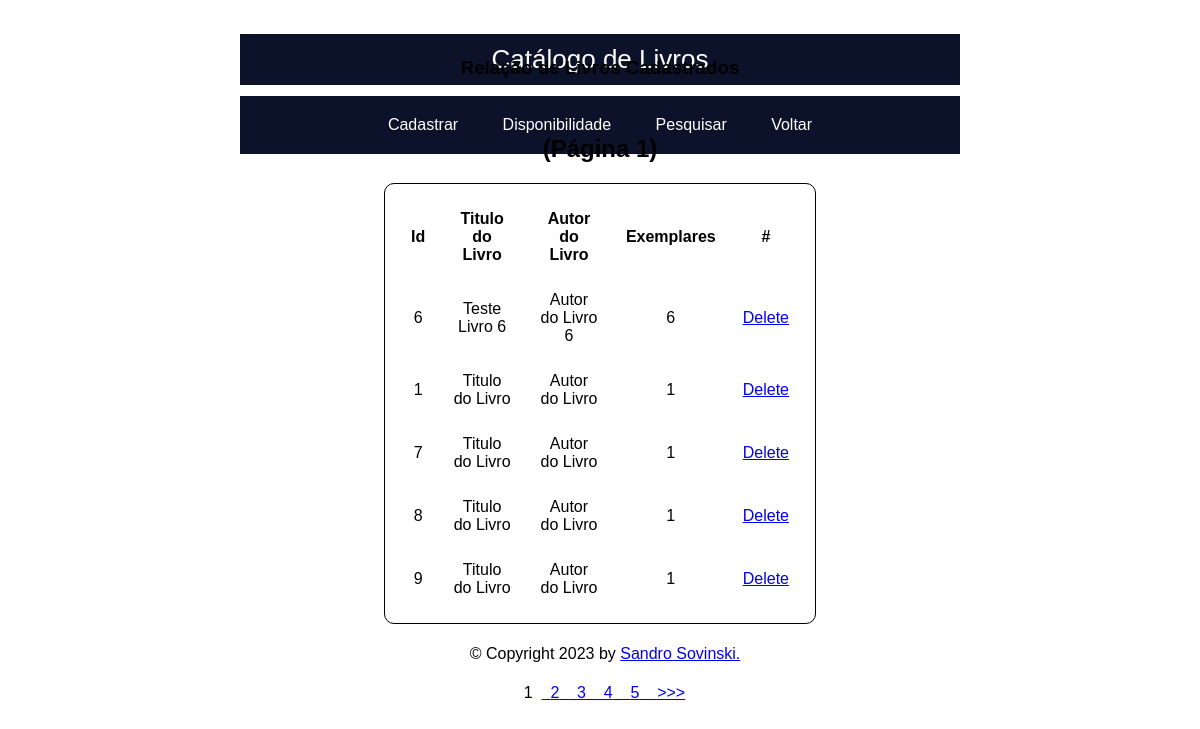
The app's page /disponibilidade with its own data.
### app.py (models this page shows, shortened)
class Catalogoslivros(db.Model):
    id = db.Column(db.Integer, primary_key=True)
    titulo = db.Column(db.String(255), unique=False, nullable=False)
    autor = db.Column(db.String(255), unique=False, nullable=False)
    exemplares = db.Column(db.Integer, nullable=False)

### app.py (the view)
@app.route('/disponibilidade')
def disponibilidade():
    page = request.args.get('page', 1, type=int)
    pagination = Catalogoslivros.query.order_by(Catalogoslivros.titulo).paginate(page=page, per_page=5)
    return render_template('disponibilidade.html', pagination=pagination)

### templates/disponibilidade.html (shortened to what this page needs)
<!DOCTYPE html>
<html lang="en">
    <body>
        {% extends "acesso.html" %}
        {% block content %}
        <div id="content-cadastro" class="content-cadastro">
            <form clas="form-horizontal" method="POST" align="center">
                <h3>Relação de Livros Cadastrados</h3>
                <br>
                <h2>(Página {{ pagination.page }})</h2>
                <table id="cadastro" class="cadastro">
                    <thead>
                        <th>Id</th>
                        <th>Titulo do Livro</th>
                        <th>Autor do Livro</th>
                        <th>Exemplares</th>
                        <th>#</th>
                    </thead>
                {% for data in pagination.items %}
                    <tbody>
                        <td>{{data.id}}</td>
                        <td>{{data.titulo}}</td>
                        <td>{{data.autor}}</td>
                        <td>{{data.exemplares}}</td>
                        <td><a href="/delete/{{data.id}}" type="button">Delete</a></td>
                    </tbody>
                {% endfor%}
                </table>
                <div class="btn-paginacao" padding="20px">
                {% for number in pagination.iter_pages() %}
                    {% if pagination.page != number %}
                        <span padding="20px">
                                <a class='btn-paginacao' href="{{ url_for('disponibilidade', page=number) }}">&nbsp;&nbsp;{{ number }}&nbsp;&nbsp;</a>
                        </span>
                    {% else %}
                        <span class='btn-paginacao' padding="20px">&nbsp;&nbsp;{{ number }}&nbsp;&nbsp;</span>
                    {% endif %}
                {% endfor %}
                {% if pagination.has_next %}
                    <span padding="20px">
                        <a class='btn-paginacao' href="{{ url_for('disponibilidade', page=pagination.next_num) }}">&nbsp;&nbsp;{{ '>>>' }}</a>
                    </span>
                {% endif %}
                </div>
            </form>
        </div>
        {% endblock %}

### templates/acesso.html (shortened to what this page needs)
<!DOCTYPE html>
    {% extends 'index.html' %}
    {% block menu %}
        <nav id="menu-h-a">
        <ul>
            <li><a href="{{ url_for('cadastrar') }}">Cadastrar</a></li>
	        <li><a href="{{ url_for('disponibilidade') }}">Disponibilidade</a></li>
            <li><a href="{{ url_for('pesquisar') }}">Pesquisar</a></li>
	        <li><a href="{{ url_for('index') }}">Voltar</a></li>
        </ul>
        </nav>
        {% endblock %}

### templates/index.html (shortened to what this page needs)
<!DOCTYPE html>
<html lang="en">
  <head>
    {% block head %}
    <link rel="stylesheet" href="{{ url_for('static', filename='css/style.css') }}">
    <link rel="stylesheet" href="{{ url_for('static', filename='css/style_menu.css') }}">
    <link rel="stylesheet" href="{{ url_for('static', filename='css/style_menu_acesso.css') }}">
    {% endblock %}
  </head>
  <body>
    <header>
      <div id="header" class="header">
         {% block header %}
	 <p class="logo">Catálogo de Livros</p>
	 {% endblock %}
      </div>
    <header>
    <div id="menu" class="menu">
        {% block menu %}{% endblock %}
    </div>
    <div id="content" class="content">{% block content %}{% endblock %}</div>
    <div id="footer" class="footer">{% block footer %}&copy; Copyright 2023 by <a href="https://www.linkedin.com/in/sandro-sovinski-933294239" target="_blank" rel="noopener noreferrer">Sandro Sovinski.</a>{% endblock %}</div>
 </body>
</html>

### static/css/style.css (style rules this page uses)
body { font-family: 'Montserrat', sans-serif; }
.logo { background-color: #0D122B; padding: 10px; color: white; text-align: center; }
div.header { position: absolute; left: 20%; width: 60%; height: 20%; font-size: 26px; }
div.menu { position: absolute; left: 20%; top: 10%; width: 60%; height: 10%; }
div.content { position: absolute; left: 20%; top: 20%; width: 60%; height: 60%; }
div.footer { position: absolute; left: 20%; padding: 5px; text-align: center; top: 80%; width: 60%; height: 10%; }
div.content-cadastro { position: absolute; left: 20%; top: 20%; width: 60%; height: 60%; display: flex; flex-direction: row; justify-content: center; align-items: center; }
table.cadastro { border: 1px solid black; border-spacing: 25px; border-radius: 10px; }
.btn-paginacao { list-style-type: none; display: flex; padding: 0; width: max-content; margin: 30px auto; }

### static/css/style_menu_acesso.css (style rules this page uses)
#menu-h-a { background-color: #0D122B; }
#menu-h-a ul { list-style: none; padding: 0; text-align: center; }
#menu-h-a ul li { display: inline; }
#menu-h-a ul li a { color: #FFF; padding: 20px; display: inline-block; text-decoration: none; transition: background .4s; }

### records on screen
Catalogoslivros: id "6", titulo "Teste Livro 6", autor "Autor do Livro 6", exemplares "6"
Catalogoslivros: id "1", titulo "Titulo do Livro", autor "Autor do Livro", exemplares "1"
Catalogoslivros: id "7", titulo "Titulo do Livro", autor "Autor do Livro", exemplares "1"
Catalogoslivros: id "8", titulo "Titulo do Livro", autor "Autor do Livro", exemplares "1"
Catalogoslivros: id "9", titulo "Titulo do Livro", autor "Autor do Livro", exemplares "1"

### other values on screen
{{ pagination.page }} "1"
{{ number }} "1"
{{ number }} "2" "3" "4" "5"
{{ '>>>' }} ">>>"
